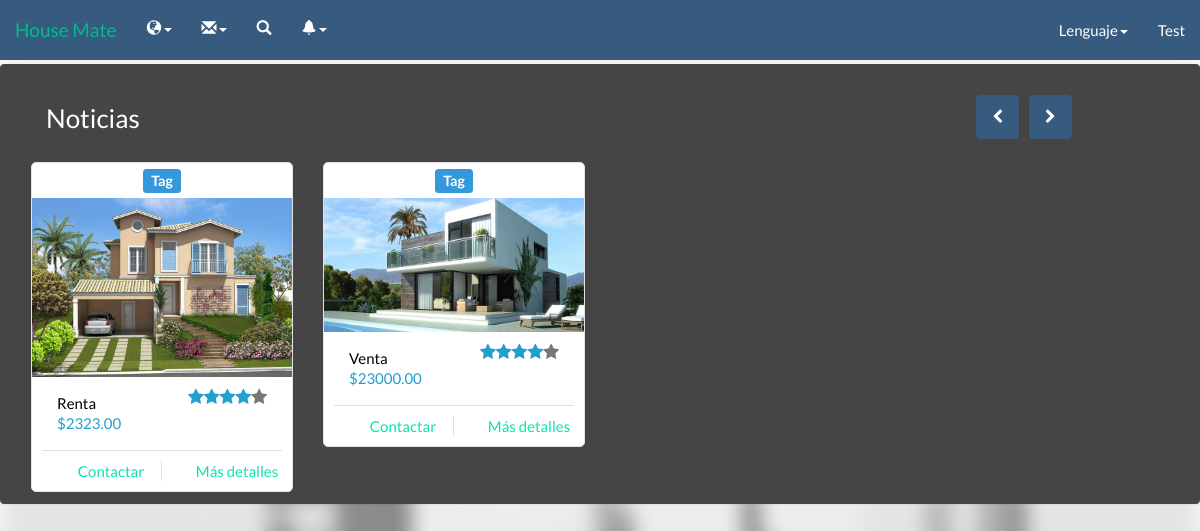
/HouseMate2_2/visitantehomepage.php (signed in), run on the app's committed database.
### tables this page shows
CREATE TABLE IF NOT EXISTS `inmueble` (
  `IdInmueble` varchar(5) NOT NULL,
  `Dueno` varchar(5) DEFAULT NULL,
  `Direccion` varchar(140) NOT NULL,
  `Descripcion` varchar(140) NOT NULL,
  `VentaRenta` int(1) NOT NULL,
  `Tipopropiedad` int(1) NOT NULL,
  `Precio` varchar(20) NOT NULL,
  `Imagen` varchar(100) NOT NULL,
  `DescDire` text
);

CREATE TABLE IF NOT EXISTS `tbusuario` (
  `idUsuario` varchar(5) NOT NULL DEFAULT '',
  `nombre` varchar(20) DEFAULT NULL,
  `apellido` varchar(20) DEFAULT NULL,
  `fechanac` date NOT NULL,
  `correo` varchar(30) DEFAULT NULL,
  `usuario` varchar(20) DEFAULT NULL,
  `contra` varchar(20) DEFAULT NULL,
  `tipo` int(1) DEFAULT NULL,
  `image` blob
);

### HouseMate2_2/Call/Lenguaje/Idiomas/langes.php (called while the page is built, shortened)
<?php
$lang = array();
$lang['Titulo'] = "Titulo";
$lang['Request'] = "Solicitar";
$lang['Start'] = "Inicio";
$lang['Anuncios'] = "Anuncio";
$lang['UpgradeM'] = "Mejorar";
$lang['accept'] = "Aceptar";
$lang['No'] = "Rechazado";
$lang['mensaje'] = "Mensaje";
$lang['YTE'] = "Ya tiene una empresa";
$lang['TE'] = "Tiene una empresa";
$lang['Need'] = "No tengo cuenta";
$lang['Page_title'] = 'House Mate';
$lang['Cuenta'] = 'Registrarse';
$lang['Acerca'] = 'Acerca de';
$lang['Config'] = 'Configuración';
$lang['Informacion'] = 'Información';
$lang['Solicitud'] = "Solicitud";
$lang['Status'] = "Estado";
$lang['aprovado'] = "Aprovado";
$lang['naprovado'] = "No aprovado";
$lang['compose'] = "Enviar";
$lang['nocuentaop'] = "Para poder acceder a estas funciones debes mejorar tu cuenta";
$lang['Aqui'] = "Aqui!!";
$lang['new-empresa'] = " esta interesado en ti";
$lang['res-empresa'] = "Solicitudes de empresas";
$lang['no-empresa'] = "No se encontro ni una solicitud";
$lang['Mision'] = 'Misi&oacute;n';
$lang['Mision1'] = 'Ofrecer a nuestros visitantes y usuarios afiliados un medio de interacción entre vendedores y compradores facilitando la venta y/o renta de inmuebles brindando calidad en los inmuebles, veracidad de información  y seguridad en las transacciones.';
$lang['Vision'] = 'Visi&oacute;n';
$lang['Vision1'] = 'Trascender en el mercado salvadoreño cambiando la forma en que realizamos las transacciones en línea, mediante una plataforma dedicada exclusivamente en la venta y/o renta de inmuebles de cualquier tipo  y a su promoción entre los usuarios de la plataforma y con los visitantes de esta.';
$lang['QueEs'] = '¿Qué es House Mate?';
$lang['QueEs1'] = 'House Mate es una plataforma web que permite la difusión y promoción de inmuebles para su venta y renta entre los usuarios que interactúan dentro de la aplicación web. Para ello los visitantes tienen la opción de registrarse gratuitamente a la plataforma para gozar de nuestros servicios.';
$lang['edit'] = "Editar";
$lang['Institucion'] = 'Más sobre la institución';
$lang['Contactenos'] = 'Cont&aacute;ctenos';
$lang['Novedades'] = 'Novedades';
$lang['Iniciar-Sesion'] = 'Iniciar Sesi&oacute;n';
$lang['Correo'] = 'Correo';
$lang['Contra'] = 'Contrase&ntilde;a';
$lang['Crear-Cuenta'] = 'Crear Cuenta';
$lang['Nombre'] = 'Nombre';
$lang['Apellido'] = 'Apellido';
$lang['Fecha-Nac'] = 'Fecha de Nacimiento';
$lang['Confirmar'] = 'Confirmar contraseña';
$lang['Inicio'] = 'Inicio';
$lang['Perfil'] = 'Perfil';
$lang['Mantenimiento'] = 'Mantenimientos';
$lang['Clientes'] = 'Clientes';
$lang['Inmuebles'] = 'Inmuebles';
$lang['Empresa'] = "Empresa";
$lang['EmpresaN'] = "Nueva empresa";
$lang['EmpresaS'] = "Solicitudes de la empresa";
$lang['Social'] = "Social";
$lang['Idioma'] = 'Lenguaje';
$lang['Cerrar-Sesion'] = 'Cerrar Sesi&oacute;n';
$lang['contra'] = "Contraseña";
$lang['Mostrar'] = "Mostrar";
$lang['Crear-Usuario'] = 'Crear usuario';
$lang['Ver-Usuario'] = 'Ver usuarios';
?>

### HouseMate2_2/Call/housein.php (the view, shortened to what this page needs)
<?php
$quero = "SELECT * FROM inmueble ORDER BY IdInmueble DESC LIMIT 8";
$cs = mysql_query($quero);
$count = 0;
while($row=mysql_fetch_array($cs))
{
	switch($count)
	{
		case 0:
			echo "<div class='item active'><div class='row'>";
		break;
	}
	$var = "";
switch($row['VentaRenta'])
{
	case 1:
	$var = $lang['Renta'];
	break;
	case 2:
	$var = $lang['Venta'];
	break;
}
echo "<div class='col-sm-3'>
		<div class='col-item'>
			<h4 class='text-center'><span class='label label-info'>Tag</span></h4>
				<div class='photo'>
					<img src='".$row['Imagen']."' class='limitante img-responsive' alt='a' />
				</div>
				<div class='info'>
					<div class='row'>
						<div class='price col-md-6'>
							<h5>
								$var</h5>
							<h5 class='price-text-color'>
								$".$row['Precio'].".00</h5>
						</div>
						<div class='rating hidden-sm col-md-6'>
							<i class='price-text-color fa fa-star'></i><i class='price-text-color fa fa-star'>
							</i><i class='price-text-color fa fa-star'></i><i class='price-text-color fa fa-star'>
							</i><i class='fa fa-star'></i>
						</div>
					</div>
					<div class='separator clear-left'>
						<p class='btn-add'>"
						;
						$dueno = "SELECT * FROM tbusuario WHERE idUsuario ='".$row['Dueno']."'";
						$dueno_con = mysql_query($dueno);
						while($row2 = mysql_fetch_array($dueno_con)){
						echo "<i class='fa fa-shopping-cart'></i><a href='perfil.php?usuario=".$row2['usuario']."' class='hidden-sm'>".$lang['Ca1']."</a></p>";
						}
						echo"
						<p class='btn-details'>
							<i class='fa fa-list'></i><a href='inmueble.php?IdInmueble=".$row['IdInmueble']."&tip=".$_SESSION['tip']."' class='hidden-sm'>".$lang['Ca2']."</a></p>
					</div>
					<div class='clearfix'>
					</div>
				</div>
			</div>
		</div>";
		$count++;
}
?>

### HouseMate2_2/visitantehomepage.php (shortened to what this page needs)
<head>
   <link href='css/bootstrap.min.css' rel='stylesheet'/>
	<link href='css/appeal.css' rel='stylesheet'/>
    <link href='css/bootstrap.min.css' rel='stylesheet'/>
	<link href='css/intro.css' rel='stylesheet'/>
	<link href="css/bootstrap-table.css" rel="stylesheet">
</head>
<body id="intro">
<?php
    include("Header/barranav6.php");
?>
<div class="panel panel-default">
    <div class="panel-heading">
        <div class="panel-body">
                <div class="row">
				<div class="col-md-8">
				 <ol class="breadcrumb bread-primary breadnomargin">
				<li><a><h3><?php echo $lang['noticias'] ?><h3></a></li>
				</ol>
                   </div>
                    <div class="col-md-3">
                        <div class="controls pull-right hidden-xs">
                            <a class="left fa fa-chevron-left btn btn-primary" href="#carousel-example"
                                data-slide="prev"></a><a class="right fa fa-chevron-right btn btn-primary" href="#carousel-example"
                                    data-slide="next"></a>
                        </div>
                    </div>
                </div>
                <div id="carousel-example" class="carousel slide hidden-xs" data-ride="carousel">
                    <div class="carousel-inner">
                    <?php
                    include ('Call/housein.php');
                    ?>
                    </div>
                </div>
        </div>
    </div>
</div>
</div>
</body>

### HouseMate2_2/Header/barranav6.php (shortened to what this page needs)
<link href='css/intro.css' rel='stylesheet'/>
<form method="post" >
<nav class="navbar navbar-default navbar-fixed-top">
  <div class="container-fluid">
    <div class="navbar-header">
      <a class="navbar-brand" href="visitantehomepage.php">House Mate</a>
    </div>
    <?php
	include "Call/Lenguaje/lenguaje.php";
          ?>
    <div class="collapse navbar-collapse" id="bs-example-navbar-collapse-1">
      <ul class="nav navbar-nav">
        <li class="dropdown">
        <a href="#" class="dropdown-toggle" data-toggle="dropdown" role="button" aria-expanded="false"><span class="glyphicon glyphicon-globe" aria-hidden="true"></span><span class="caret"></span></a>
        </li>
        <li class="dropdown">
            <a href="#" class="dropdown-toggle" data-toggle="dropdown" role="button" aria-expanded="false"><span class="glyphicon glyphicon-envelope" aria-hidden="true"></span><span class="caret"></span></a>
        </li>
        <li><a href="quick.php"><span class="glyphicon glyphicon-search" aria-hidden="true"></span></a></li>
        <li class="dropdown">
        <a href="#" class="dropdown-toggle" data-toggle="dropdown" role="button" aria-expanded="false"><span class="glyphicon glyphicon-bell" aria-hidden="true"></span><span class="caret"></span></a>
        </li>
      </ul>
      <ul class="nav navbar-nav navbar-right">
          <li class="dropdown">
            <a href="#" class="dropdown-toggle" data-toggle="dropdown" role="button" aria-expanded="false"><?php echo($lang['Idioma']);?><span class="caret"></span></a>
        </li>
          <li class="dropdown">
                <a href="#" class="dropdown-toggle" data-toggle="dropdown" role="button" aria-expanded="false"><?php include ('namae.php') ?> </a>
          </li>
      </ul>
    </div>
  </div>
</nav>
</form>
<br>
<br>
<br>

### HouseMate2_2/namae.php
<?php
echo $_SESSION['user'];
?>

### HouseMate2_2/css/appeal.css (style rules this page uses)
.col-item { border: 1px solid #E1E1E1; border-radius: 5px; background: #FFF; }
.col-item .photo img { margin: 0 auto; width: 100%; }
.col-item .info { padding: 10px; border-radius: 0 0 5px 5px; margin-top: 1px; }
.col-item .price { float: left; margin-top: 5px; }
.col-item .price h5 { line-height: 20px; margin: 0; }
.col-item .price h5:first-child { color:black; }
.price-text-color { color: #219FD1; }
.col-item .info .rating { color: #777; }
.col-item .rating { float: left; font-size: 17px; text-align: right; line-height: 52px; margin-bottom: 10px; height: 52px; }
.col-item .separator { border-top: 1px solid #E1E1E1; }
.clear-left { clear: left; }
.col-item .separator p { line-height: 20px; margin-bottom: 0; margin-top: 10px; text-align: center; }
.col-item .separator p i { margin-right: 5px; }
.col-item .btn-add { width: 50%; float: left; }
.col-item .btn-add { border-right: 1px solid #E1E1E1; }
.col-item .btn-details { width: 50%; float: left; padding-left: 10px; }
.controls { margin-top: 20px; }
[data-slide="prev"] { margin-right: 10px; }

### HouseMate2_2/css/intro.css (style rules this page uses)
#intro { font-family: "Lato","Helvetica Neue",Helvetica,Arial,sans-serif; font-size: 15px; line-height: 1.42857143; height: 100%; }
#intro:before { position:fixed; z-index: -1; background: url(http://www.permanenttrust.co.za/wp-content/uploads/2014/08/property-news-img3.jpg) no-repeat; background-size: cover; }

### data on the page
inmueble: Imagen (picture), var "Renta", Precio "2323"
inmueble: Imagen (picture), var "Venta", Precio "23000"

### other printed values
$lang['Idioma'] "Lenguaje"
$_SESSION['user'] "Test"
$lang['noticias'] "Noticias"
